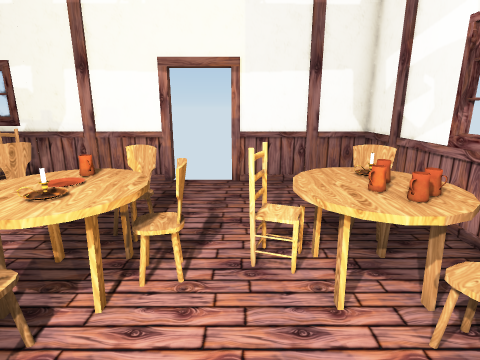
[1] (above)

17 first-person views from a walk through a Unity game level. The camera is 1.3 m above the floor, tilts 14° down and sees 80° across. Doors are open. The floor is counted in squares, 0.5 m on a side. Each view is taken from the middle of a square. On the plan, view 1 faces up. The plan holds only what a view shows up to about 19 squares ahead; the rest is blank. The place goes on beyond the plan. Some surface patterns are stand-ins.

[2]
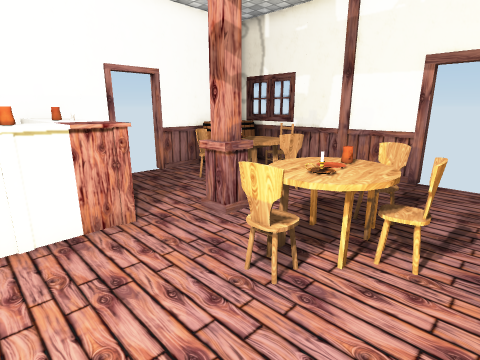

[3]
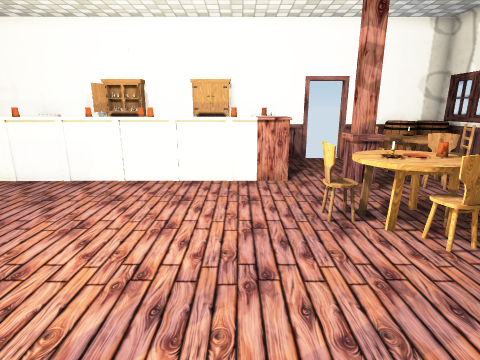

[4]
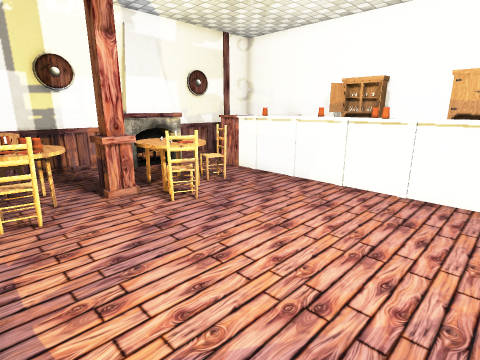

[5]
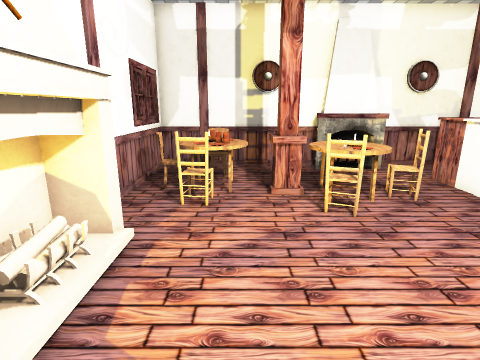

[6]
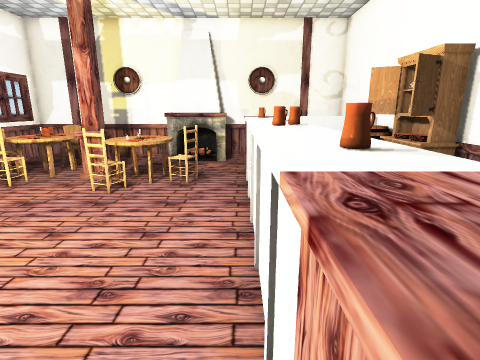

[7]
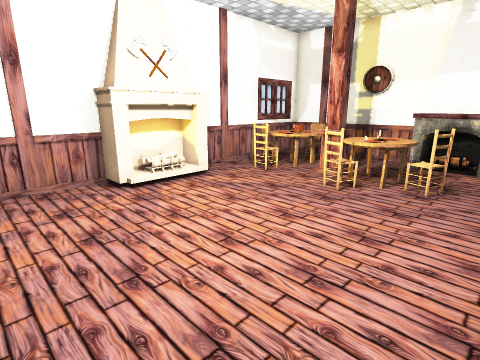

[8]
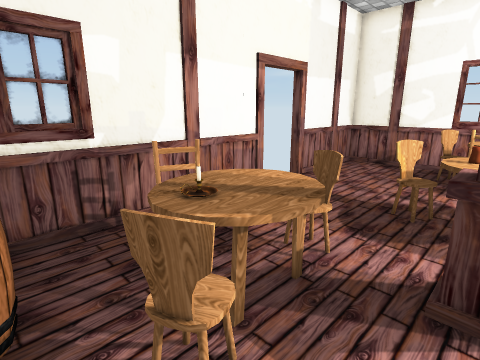

[9]
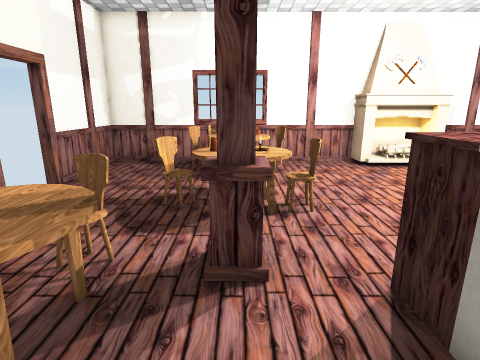

[10]
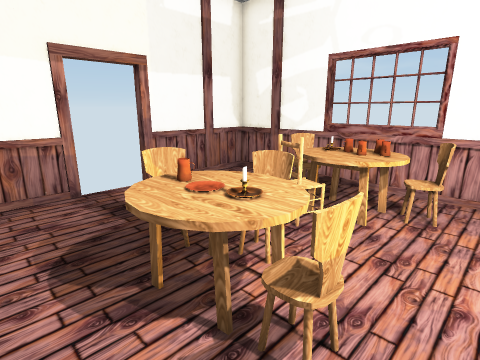

[11]
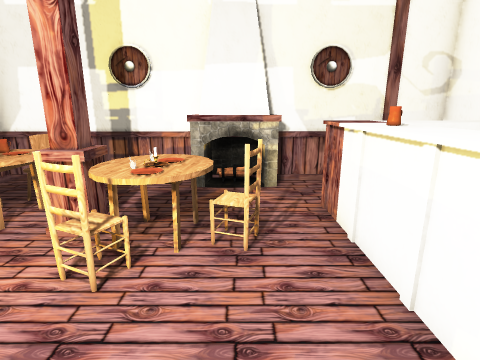

[12]
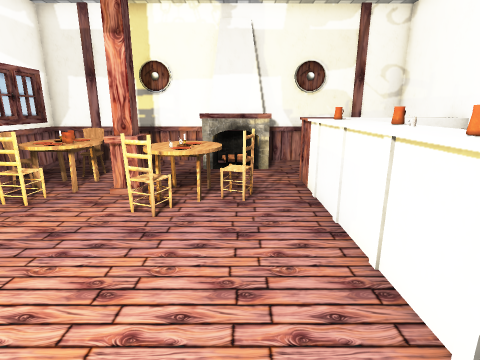

[13]
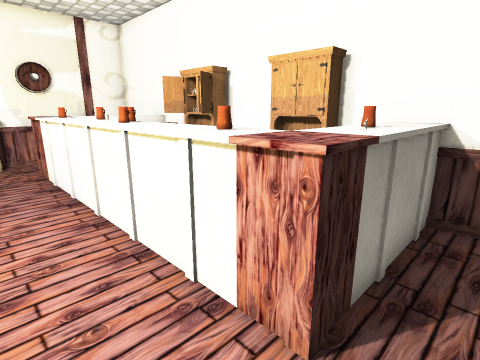

[14]
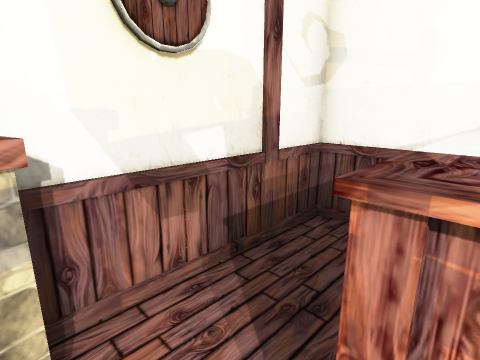

[15]
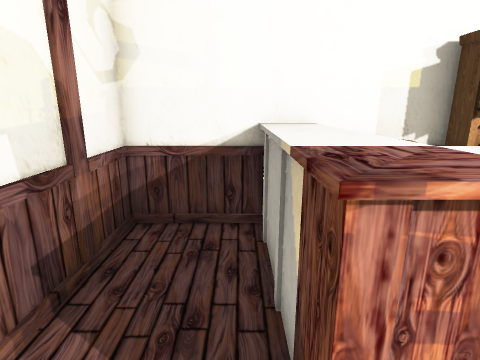

[16]
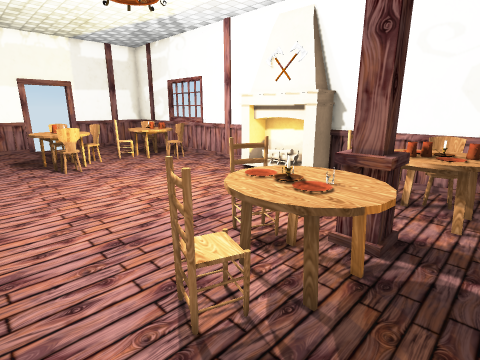

[17]
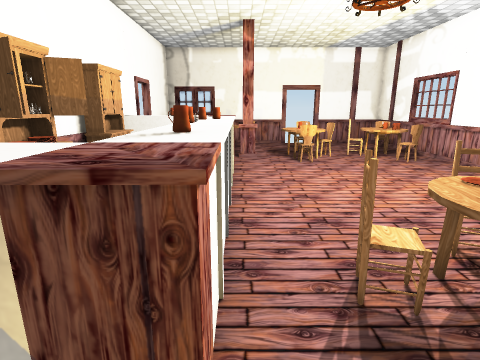

### Floor plan
Points are (right, up) in squares from view 1. A wall is a line through its corners. A room is listed if a view was taken in it or the views show most of it. See-through windows are left out.
Room 1 (views 1, 2, 3, 4, 5, 6, 7, 8, 9, 10, 11, 12, 13, 14, 15, 16, 17)
walls: (-7.5, 1.7) (-6.3, 1.7) (-6.3, 0.6); (4.6, -2) (4.6, 10.5) (-0.3, 10.5); (-6.3, -9.3) (-6.3, -10.5) (-7.5, -10.5); (-11.4, -2.4) (-11.4, -4.5); (-11.4, -6.5) (-11.3, -13.6) (4.7, -13.5) (4.6, -5.1); (-11.4, 3.6) (-11.4, -0.5); (-2.5, 10.5) (-11.5, 10.4); (-11.4, 7.5) (-11.4, 5.4)
ways out: open door at (-11.5, 4.5); open door at (-1.5, 10.5)
objects: other object (-11, -11) to (-9, -10); other object (-11, -9) to (-10, -8); cupboard (-11, -7) to (-10, -5); cupboard (-11, -2) to (-10, -1); other object (-11, 1) to (-10, 2); barrel (-11, 7) to (-10, 9); barrel (-11, 9) to (-10, 10); other object (-9, -11) to (-8, -9); other object (-9, 1); other object (-9, 2) to (-8, 2); chair (-9, 6); other object (-8, 1); table (-8, 6) to (-6, 8); other object (-8, 7); shield (-7, -13); other object (-7, -9) to (-6, -7); other object (-7, -8); other object (-7, -6); other object (-7, -5); other object (-7, -4); other object (-7, -3); other object (-7, -2) to (-6, -2); other object (-7, -1) to (-6, 0); other object (-7, 0); chair (-7, 9); other object (-6, -6) to (-6, -5); other object (-6, -4) to (-6, -3); column (-6, 4) to (-5, 5); fireplace (-5, -13) to (-2, -12); chair (-5, 6); chair (-4, -8); table (-4, 3) to (-2, 5); table (-3, -10) to (-1, -8); chair (-3, 2); other object (-2, -8); chair (-2, -7); chair (-2, 6); column (-1, -9) to (0, -9); chair (-1, 4); shield (0, -13); chair (0, 5); table (1, -11) to (3, -8); table (1, 3) to (3, 5); chair (2, -12); other object (2, -10); chair (2, -7); chair (2, 2); other object (2, 5); fireplace (3, -6) to (4, -2); chair (3, 6); chair (4, -9)

Positions as (right, up) in squares from view 1, and headings:
1: (0, 0), facing up
2: (0, -1), facing up-left
3: (4, 0), facing left
4: (3, 0), facing down-left
5: (1, 0), facing down
6: (-6, 2), facing down
7: (-6, 2), facing down-right
8: (-10, 4), facing up-right
9: (-10, 4), facing right
10: (-5, 1), facing up-right
11: (-4, -3), facing down
12: (-4, 0), facing down
13: (-4, 3), facing down-left
14: (-5, -10), facing down-left
15: (-5, -11), facing left
16: (-6, -11), facing up-right
17: (-6, -12), facing up
